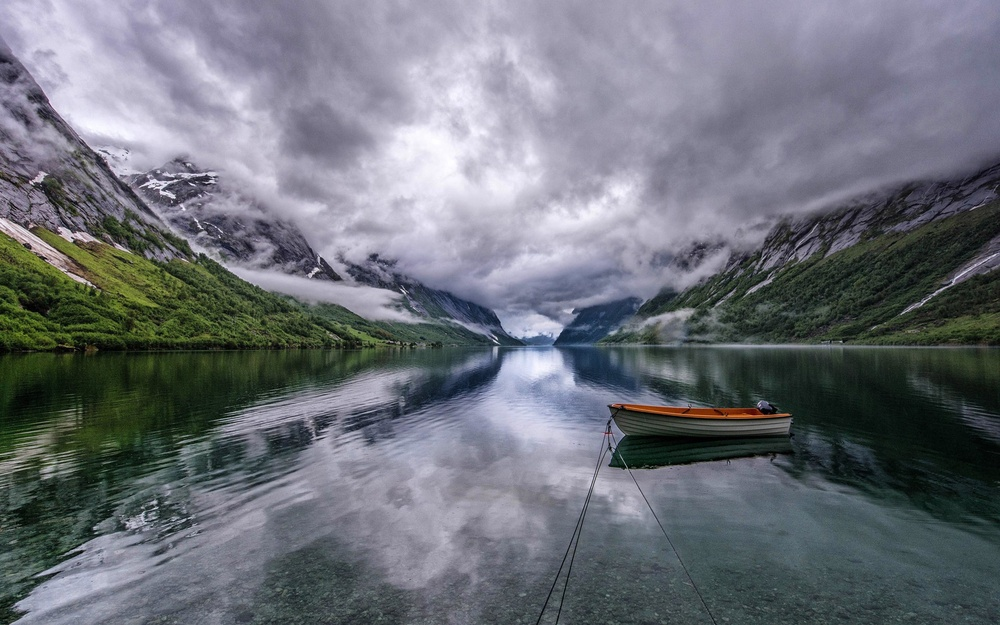
#> input picture 58-李涛-广东/第四次作业/canny/b.jpg, 1000 x 625 px, shrunk from 1920 x 1200 before the run
$ python canny_track.py
#> lines starting #> are read from the running program, lines starting #| are printed output that depends on the picture
#!/usr/bin/env python
# encoding=gbk

import cv2
import numpy as np

'''
Canny边缘检测：优化的程序
'''

lowThreshold = 0
max_lowThreshold = 100
ratio = 3
kernel_size = 3


def CannyThreshold(lowThreshold):
    """
    高斯滤波，滤去理想图像中叠加的高频噪声
    第一个参数是输入的图像，这里是gray，表示对灰度图像进行高斯模糊处理。
    第二个参数是高斯核的大小，这里是(3, 3)，表示高斯核的宽和高都为3。
    第三个参数是X和Y方向上的标准差，这里是0，表示在X和Y方向上的标准差都为0，表示自动根据高斯核的大小计算标准差。
    """
    detected_edges = cv2.GaussianBlur(gray, (3, 3), 0)
    detected_edges = cv2.Canny(detected_edges, lowThreshold, lowThreshold * ratio, apertureSize=kernel_size)

    """
    cv2.bitwise_and:
    第一个和第二个参数都是输入的图像，这里都是img，表示对原始图像img进行按位与操作。
    mask参数指定了要应用的掩码，即detected_edges，表示使用detected_edges作为掩码进行按位与操作。
    """
    dst = cv2.bitwise_and(img, img, mask=detected_edges)
    cv2.imshow('canny demo', dst)


img = cv2.imread('b.jpg')
#> img is the input picture: shape (625, 1000, 3); mean B, G, R 120.5, 112.7, 108.8
gray = cv2.cvtColor(img, cv2.COLOR_BGR2GRAY)
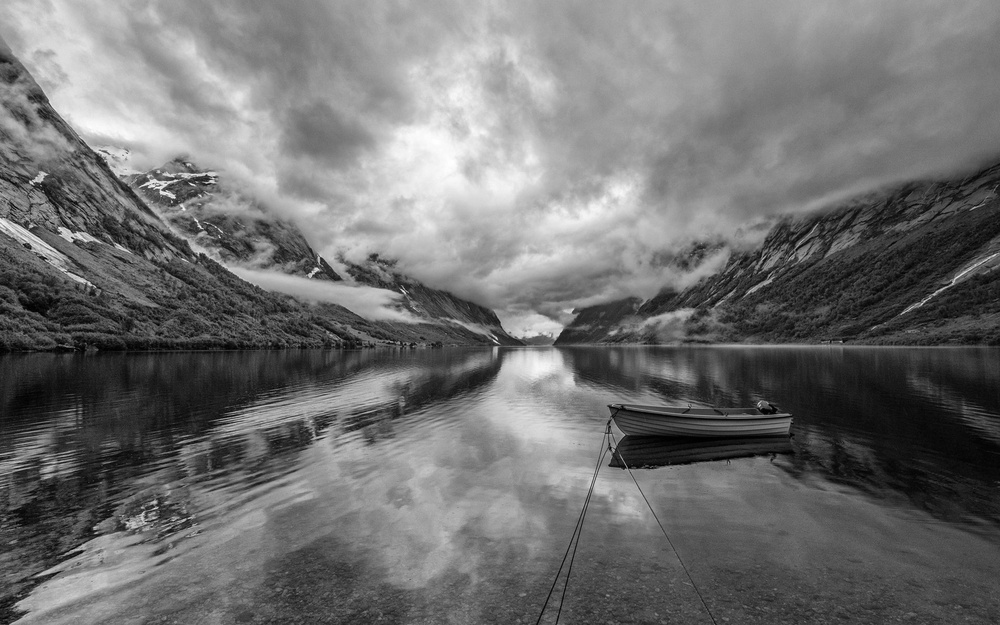
#> gray: shape (625, 1000); min 0, max 255, mean 112.4
cv2.namedWindow('canny demo')

'''
createTrackbar方法参数解释如下：
trackbarName：滑动条的名称，是一个字符串。
windowName：包含滑动条的窗口名称，是一个字符串。
value：滑动条的初始值，通常是一个整数。
count：滑动条的最大值，通常是一个整数。
onChange：回调函数，当滑动条的值发生变化时会调用该函数。
通过使用createTrackbar函数，可以在OpenCV的窗口中创建滑动条，并在滑动条数值变化时执行相关操作，如调整图像处理的参数、更新显示等。
'''
cv2.createTrackbar('Min threshold', 'canny demo', lowThreshold, max_lowThreshold, CannyThreshold)
#> slider 'Min threshold' is set to 20

CannyThreshold(0)  # initialization
#> in CannyThreshold, `detected_edges = cv2.Canny(detected_edges, lowThreshold, lowThreshold ..`:
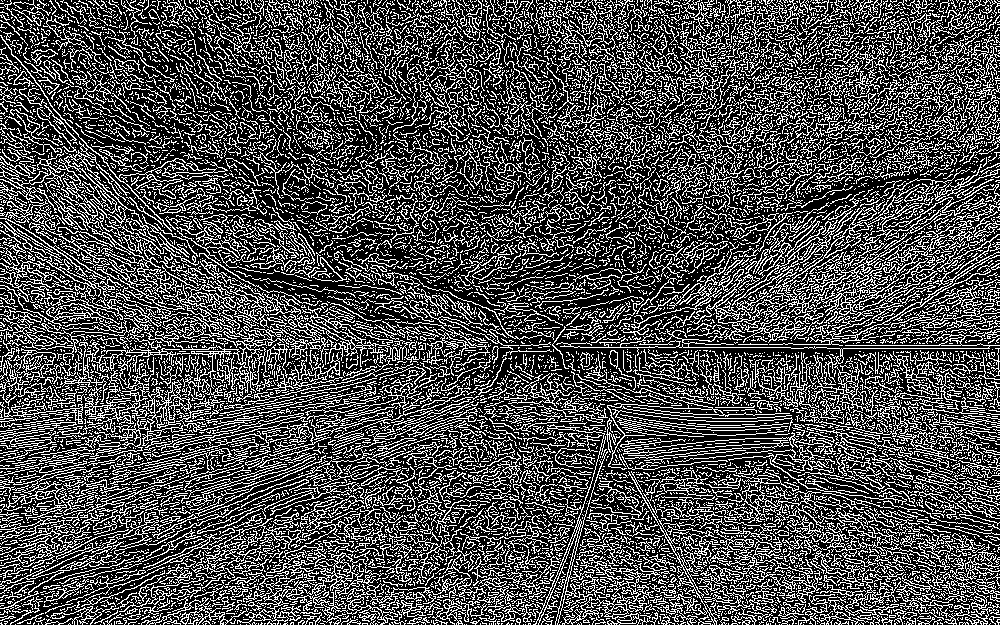
#> detected_edges: shape (625, 1000); 30.3% white in thin lines or dots
#> in CannyThreshold, `dst = cv2.bitwise_and(img, img, mask=detected_edges)`:
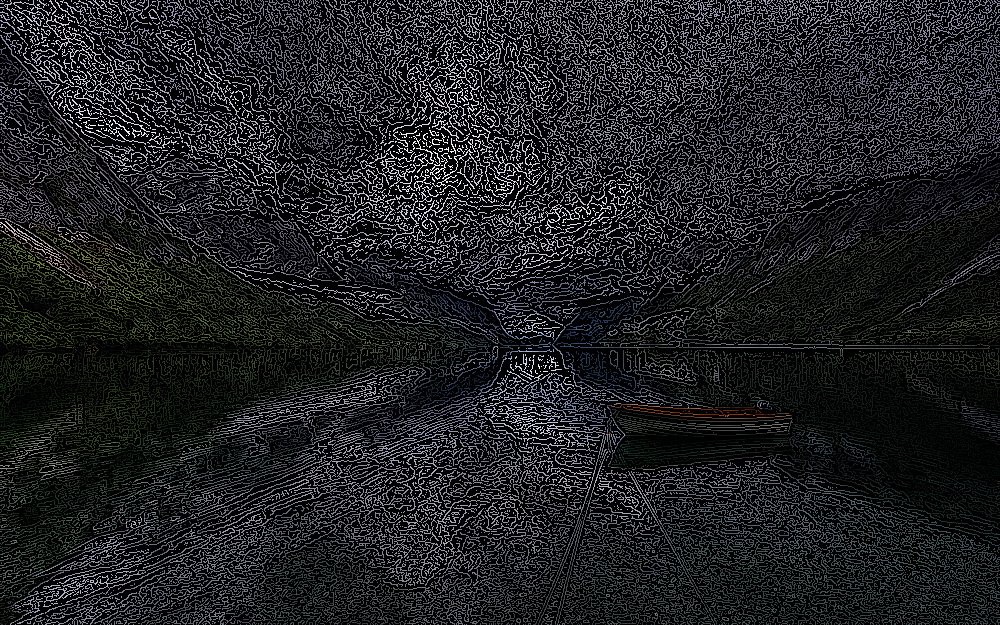
#> dst: shape (625, 1000, 3); mean B, G, R 34.7, 32.7, 31.4
if cv2.waitKey(0) == 27:  # wait for ESC key to exit cv2
#> call 2 of CannyThreshold, with lowThreshold = 20
#> in CannyThreshold (call 2), `detected_edges = cv2.Canny(detected_edges, lowThreshold, lowThreshold ..`:
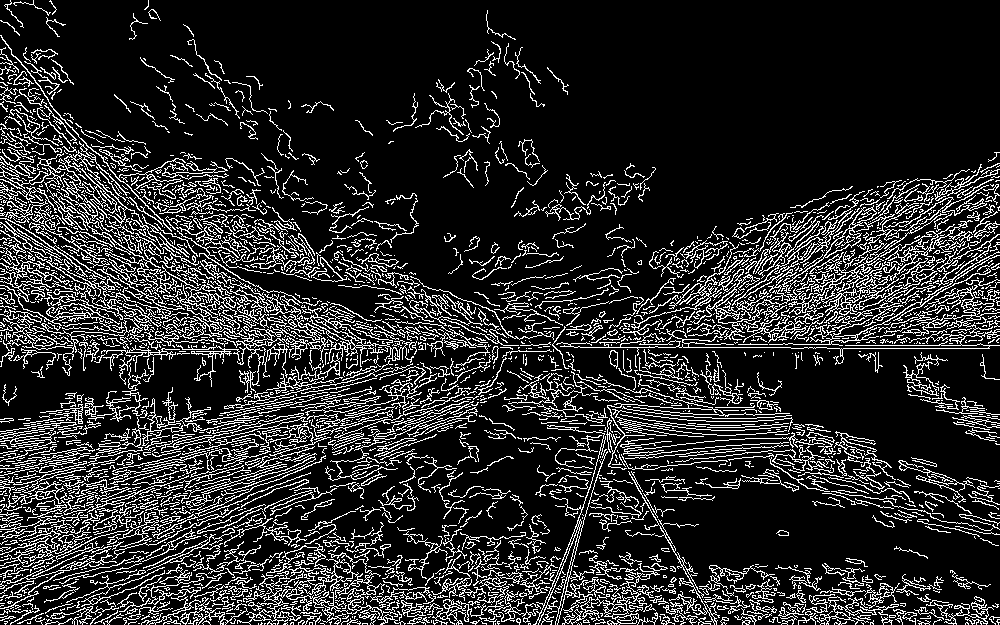
#> detected_edges: shape (625, 1000); 16.4% white in thin lines or dots
#> in CannyThreshold (call 2), `dst = cv2.bitwise_and(img, img, mask=detected_edges)`:
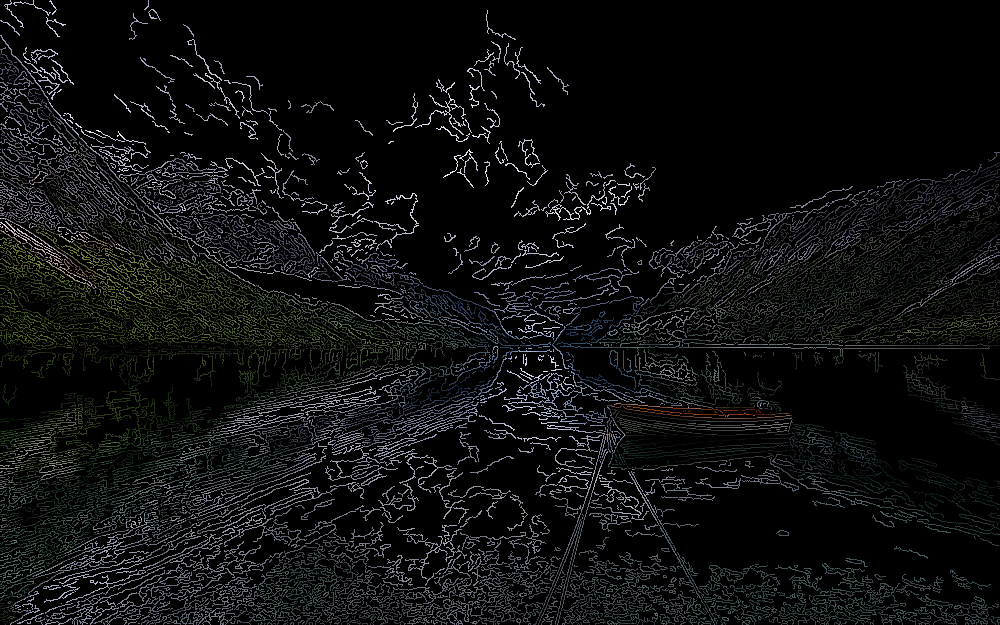
#> dst: shape (625, 1000, 3); mean B, G, R 15.5, 15.2, 14.2
#> (key Esc is pressed here)
    cv2.destroyAllWindows()
